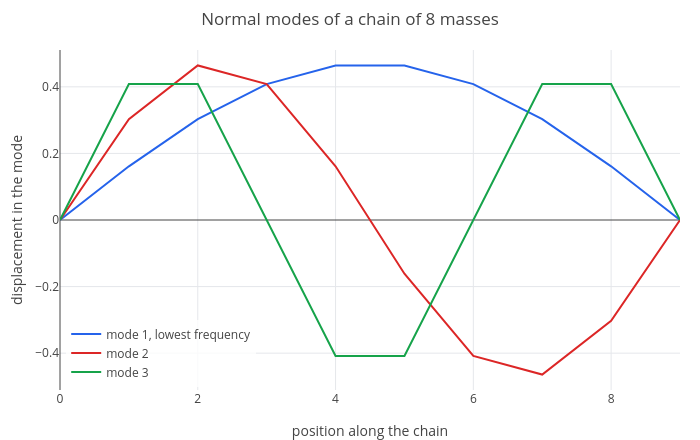

Notebook cell for this chart:
### Markdown cell above
The frequencies are the square roots. Plot the first three modes, with the walls (displacement 0) added at both ends:

### Code cell
j = 0:N+1;
p = plot(j, [0; column(V, 1); 0]);
p = show(p, plot(j, [0; column(V, 2); 0]));
p = show(p, plot(j, [0; column(V, 3); 0]));
p = legend(p, "mode 1, lowest frequency", "mode 2", "mode 3");
labels(title(p, "Normal modes of a chain of 8 masses"), "position along the chain", "displacement in the mode")

### Figure 1 — Plotly figure (JSON) as saved in the notebook; plotly's stock layout.template omitted (floating-point values rounded to 4 significant figures)
{"data": [{"line": {"color": "#2563eb", "width": 2}, "mode": "lines", "name": "mode 1, lowest frequency", "type": "scatter", "x": [0, 1, 2, 3, 4, 5, 6, 7, 8, 9, null], "y": [0, 0.1612, 0.303, 0.4082, 0.4642, 0.4642, 0.4082, 0.303, 0.1612, 0, null]}, {"line": {"color": "#dc2626", "width": 2}, "mode": "lines", "name": "mode 2", "type": "scatter", "x": [0, 1, 2, 3, 4, 5, 6, 7, 8, 9, null], "y": [0, 0.303, 0.4642, 0.4082, 0.1612, -0.1612, -0.4082, -0.4642, -0.303, 0, null]}, {"line": {"color": "#16a34a", "width": 2}, "mode": "lines", "name": "mode 3", "type": "scatter", "x": [0, 1, 2, 3, 4, 5, 6, 7, 8, 9, null], "y": [0, 0.4082, 0.4082, 0, -0.4082, -0.4082, 0, 0.4082, 0.4082, 0, null]}], "layout": {"height": 440, "legend": {"bgcolor": "rgba(255,255,255,0.8)", "x": 0.01, "xanchor": "left", "y": 0.01, "yanchor": "bottom"}, "margin": {"b": 50, "l": 60, "r": 20, "t": 50}, "showlegend": true, "title": {"text": "Normal modes of a chain of 8 masses"}, "width": 700, "xaxis": {"range": [0, 9], "title": {"text": "position along the chain"}, "zeroline": true}, "yaxis": {"range": [-0.5107, 0.5107], "title": {"text": "displacement in the mode"}, "zeroline": true}}}
